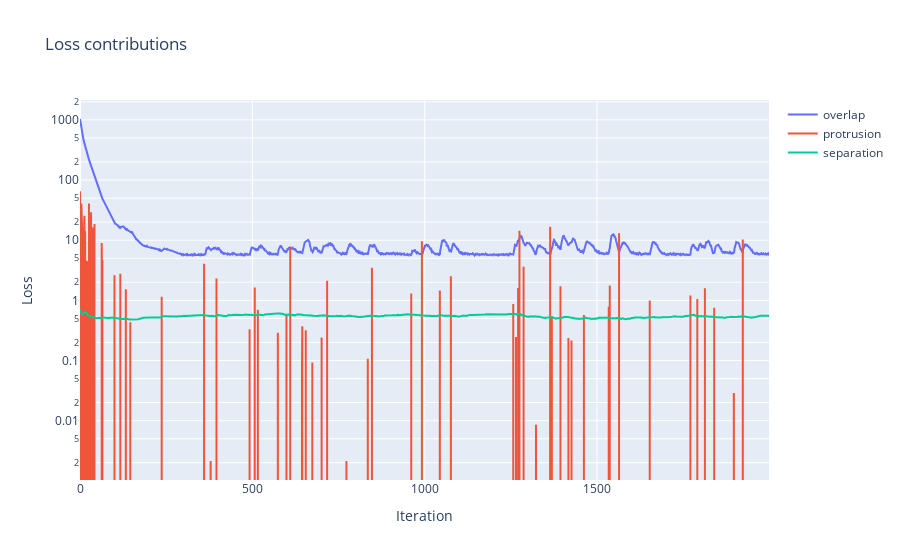

The code cell stored with this chart in its notebook:
### Code cell
fp.show_losses(losses)

### Figure 1 — Plotly figure (JSON) as saved in the notebook; plotly's stock layout.template omitted (floating-point values rounded to 4 significant figures; data arrays with more than 128 entries replaced by an {"elided": "..."} marker saying what was removed)
{"data": [{"mode": "lines", "name": "overlap", "type": "scatter", "x": {"elided": "2000 int values"}, "y": {"elided": "2000 float values"}}, {"mode": "lines", "name": "protrusion", "type": "scatter", "x": {"elided": "2000 int values"}, "y": {"elided": "2000 float values"}}, {"mode": "lines", "name": "separation", "type": "scatter", "x": {"elided": "2000 int values"}, "y": {"elided": "2000 float values"}}], "layout": {"title": {"text": "Loss contributions"}, "xaxis": {"title": {"text": "Iteration"}}, "yaxis": {"title": {"text": "Loss"}, "type": "log"}}}
